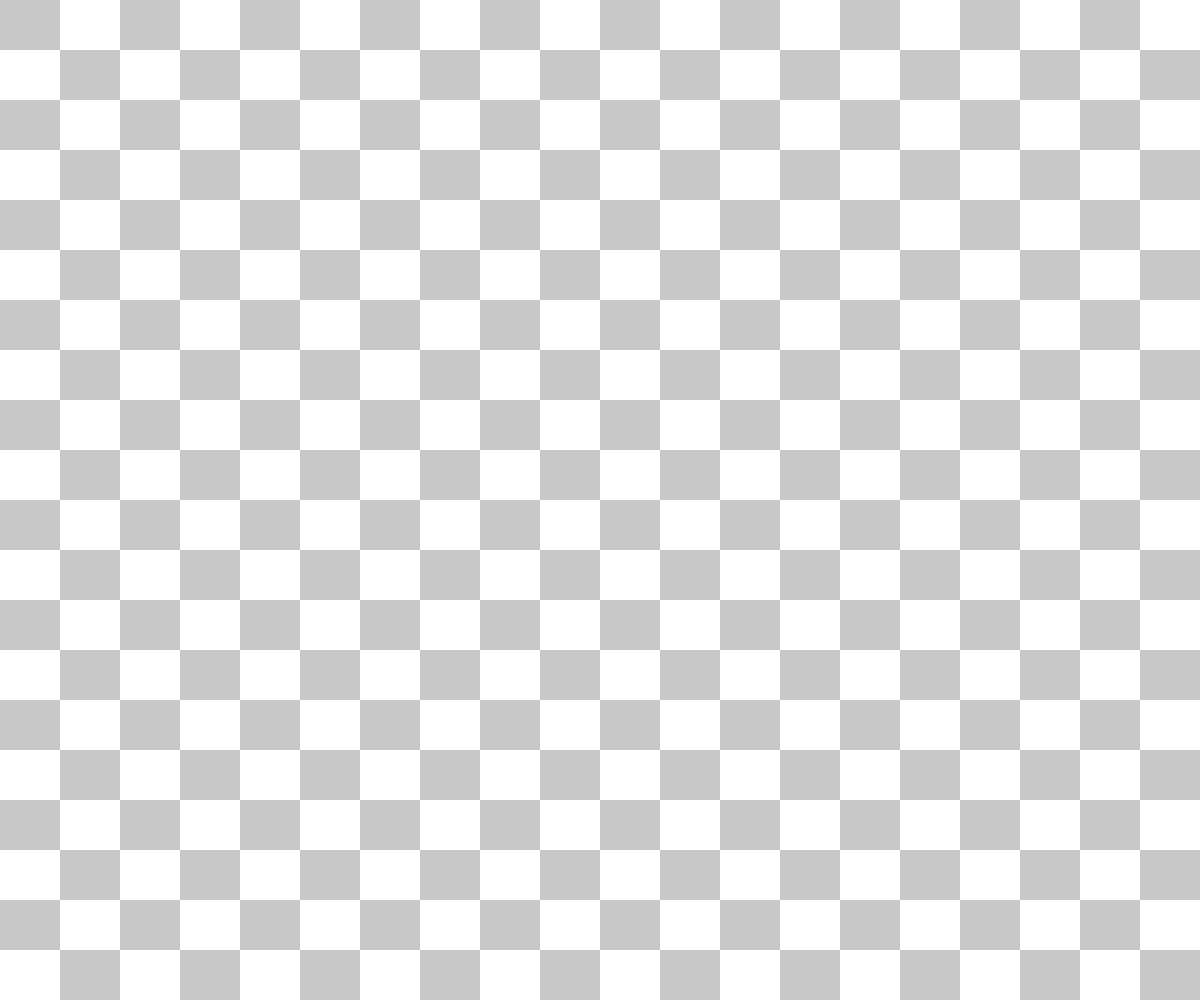
Frame 1 (no input)
Frame 60 (no input): identical to frame 1, image omitted
Frame 120 (the mouse pressed at the canvas centre since frame 60): blank canvas, image omitted

The p5.js sketch that drew this single still picture (run headless with seeded random() and noise() and a simulated clock; from frame 60 on, the mouse is pressed at the canvas centre):

// p5.js sketch
// ── sketch.js
let array = [];
let backgroundColor = 200;
let noiseOffset = 0.0;
let strokeWidth = 2;



function setup() {
  createCanvas(windowWidth, windowHeight);
  //background(backgroundColor);


  drawGrid();
  strokeWeight(10);
  noFill();
}

function draw() {

  noiseOffset += 5;
  strokeWidth = noise(noiseOffset * 100) * 100;
  stroke(map(mouseX, 0, 500, 50, 255, true))



  if (mouseIsPressed) {

    backgroundColor -= 5;
    // background(backgroundColor);
    fill(160, 245, 187);
    array.push([mouseX, mouseY]);

    background(255);




    beginShape();
    for (let i = 0; i < array.length; i++) {

      curveVertex(array[i][0], array[i][1])

    }
    endShape();

  }

  return false;

}


function mousePressed() {

  array = [];
  backgroundColor = 255;


}


function drawGrid() {

  numCells = 20;
  fillColor = 255;
  // noStroke();
  strokeWeight(0);


  for (let i = 0; i <= width; i += width / numCells) {

    for (let j = 0; j <= height; j += height / numCells) {

      if (fillColor === 255) {

        fillColor = 200;
      } else {

        fillColor = 255;

      }

      fill(fillColor);

      rect(i, j, width / numCells, height / numCells);

    }


  }

  strokeWeight(5);
}

// ── style.css
html {
  margin: 0;
  padding: 0;
}

body{
  margin: 100px auto;


}

h1{
  font-family: 'Raleway', sans-serif;
  text-align: center;
  /* color: #7E8989; */
  color:white;
  text-shadow: 2px 2px 4px #323636;

}
canvas {
  display: block;
}

p {
  margin: auto 200px;
  position: relative;
  color:  #323636 ;
  font-size: 20px;
}
